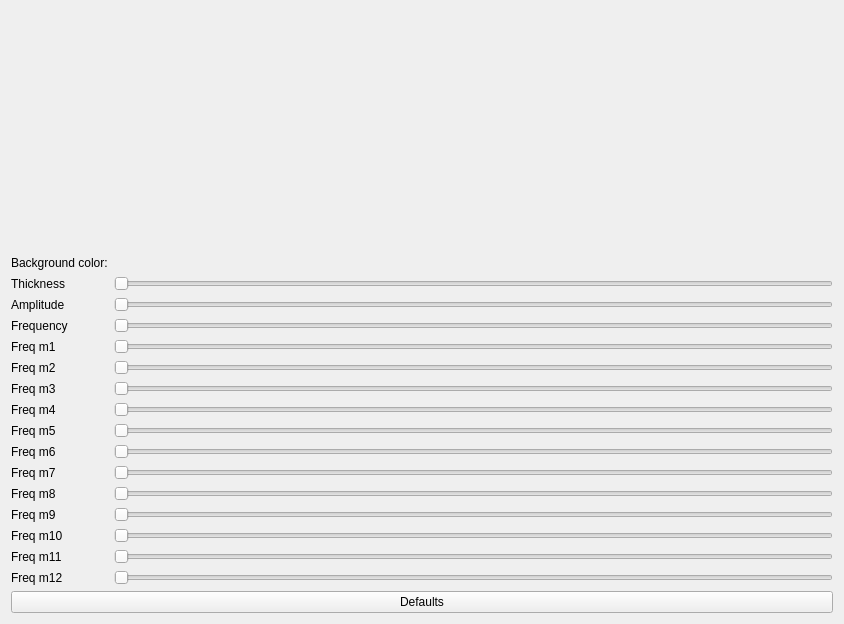
<?xml version="1.0" encoding="UTF-8"?>
<ui version="4.0">
 <class>FractalMotion</class>
 <widget class="QWidget" name="FractalMotion">
  <property name="geometry">
   <rect>
    <x>0</x>
    <y>0</y>
    <width>844</width>
    <height>624</height>
   </rect>
  </property>
  <property name="windowTitle">
   <string>Form</string>
  </property>
  <layout class="QGridLayout" name="gridLayout">
   <item row="5" column="0">
    <widget class="QLabel" name="label_freq_m1">
     <property name="text">
      <string>Freq m1</string>
     </property>
    </widget>
   </item>
   <item row="16" column="0">
    <widget class="QLabel" name="label_freq_m12">
     <property name="text">
      <string>Freq m12</string>
     </property>
    </widget>
   </item>
   <item row="9" column="1">
    <widget class="QSlider" name="freq_m5">
     <property name="minimum">
      <number>1</number>
     </property>
     <property name="maximum">
      <number>10000</number>
     </property>
     <property name="orientation">
      <enum>Qt::Horizontal</enum>
     </property>
    </widget>
   </item>
   <item row="16" column="1">
    <widget class="QSlider" name="freq_m12">
     <property name="minimum">
      <number>1</number>
     </property>
     <property name="maximum">
      <number>100</number>
     </property>
     <property name="orientation">
      <enum>Qt::Horizontal</enum>
     </property>
    </widget>
   </item>
   <item row="1" column="0">
    <widget class="QLabel" name="background_label">
     <property name="text">
      <string>Background color:</string>
     </property>
    </widget>
   </item>
   <item row="8" column="1">
    <widget class="QSlider" name="freq_m4">
     <property name="minimum">
      <number>1</number>
     </property>
     <property name="maximum">
      <number>1000</number>
     </property>
     <property name="orientation">
      <enum>Qt::Horizontal</enum>
     </property>
    </widget>
   </item>
   <item row="1" column="1">
    <widget class="ColorPicker" name="background" native="true"/>
   </item>
   <item row="3" column="0">
    <widget class="QLabel" name="label_amplitude">
     <property name="text">
      <string>Amplitude</string>
     </property>
    </widget>
   </item>
   <item row="6" column="0">
    <widget class="QLabel" name="label_freq_m2">
     <property name="text">
      <string>Freq m2</string>
     </property>
    </widget>
   </item>
   <item row="11" column="0">
    <widget class="QLabel" name="label_freq_m7">
     <property name="text">
      <string>Freq m7</string>
     </property>
    </widget>
   </item>
   <item row="14" column="0">
    <widget class="QLabel" name="label_freq_m10">
     <property name="text">
      <string>Freq m10</string>
     </property>
    </widget>
   </item>
   <item row="12" column="0">
    <widget class="QLabel" name="label_freq_m8">
     <property name="text">
      <string>Freq m8</string>
     </property>
    </widget>
   </item>
   <item row="13" column="0">
    <widget class="QLabel" name="label_freq_m9">
     <property name="text">
      <string>Freq m9</string>
     </property>
    </widget>
   </item>
   <item row="9" column="0">
    <widget class="QLabel" name="label_freq_m5">
     <property name="text">
      <string>Freq m5</string>
     </property>
    </widget>
   </item>
   <item row="12" column="1">
    <widget class="QSlider" name="freq_m8">
     <property name="minimum">
      <number>1</number>
     </property>
     <property name="maximum">
      <number>10000</number>
     </property>
     <property name="orientation">
      <enum>Qt::Horizontal</enum>
     </property>
    </widget>
   </item>
   <item row="10" column="1">
    <widget class="QSlider" name="freq_m6">
     <property name="minimum">
      <number>1</number>
     </property>
     <property name="maximum">
      <number>10000</number>
     </property>
     <property name="orientation">
      <enum>Qt::Horizontal</enum>
     </property>
    </widget>
   </item>
   <item row="11" column="1">
    <widget class="QSlider" name="freq_m7">
     <property name="minimum">
      <number>1</number>
     </property>
     <property name="maximum">
      <number>100</number>
     </property>
     <property name="orientation">
      <enum>Qt::Horizontal</enum>
     </property>
    </widget>
   </item>
   <item row="17" column="0" colspan="2">
    <widget class="QPushButton" name="defaults">
     <property name="text">
      <string>Defaults</string>
     </property>
    </widget>
   </item>
   <item row="0" column="0">
    <spacer name="verticalSpacer">
     <property name="orientation">
      <enum>Qt::Vertical</enum>
     </property>
     <property name="sizeHint" stdset="0">
      <size>
       <width>20</width>
       <height>40</height>
      </size>
     </property>
    </spacer>
   </item>
   <item row="7" column="1">
    <widget class="QSlider" name="freq_m3">
     <property name="minimum">
      <number>1</number>
     </property>
     <property name="maximum">
      <number>10000</number>
     </property>
     <property name="orientation">
      <enum>Qt::Horizontal</enum>
     </property>
    </widget>
   </item>
   <item row="15" column="1">
    <widget class="QSlider" name="freq_m11">
     <property name="minimum">
      <number>1</number>
     </property>
     <property name="maximum">
      <number>10000</number>
     </property>
     <property name="orientation">
      <enum>Qt::Horizontal</enum>
     </property>
    </widget>
   </item>
   <item row="4" column="1">
    <widget class="QSlider" name="frequency">
     <property name="minimum">
      <number>1</number>
     </property>
     <property name="maximum">
      <number>10000</number>
     </property>
     <property name="orientation">
      <enum>Qt::Horizontal</enum>
     </property>
    </widget>
   </item>
   <item row="8" column="0">
    <widget class="QLabel" name="label_freq_m4">
     <property name="text">
      <string>Freq m4</string>
     </property>
    </widget>
   </item>
   <item row="5" column="1">
    <widget class="QSlider" name="freq_m1">
     <property name="minimum">
      <number>1</number>
     </property>
     <property name="maximum">
      <number>10000</number>
     </property>
     <property name="orientation">
      <enum>Qt::Horizontal</enum>
     </property>
    </widget>
   </item>
   <item row="7" column="0">
    <widget class="QLabel" name="label_freq_m3">
     <property name="text">
      <string>Freq m3</string>
     </property>
    </widget>
   </item>
   <item row="10" column="0">
    <widget class="QLabel" name="label_freq_m6">
     <property name="text">
      <string>Freq m6</string>
     </property>
    </widget>
   </item>
   <item row="6" column="1">
    <widget class="QSlider" name="freq_m2">
     <property name="minimum">
      <number>1</number>
     </property>
     <property name="maximum">
      <number>10000</number>
     </property>
     <property name="orientation">
      <enum>Qt::Horizontal</enum>
     </property>
    </widget>
   </item>
   <item row="13" column="1">
    <widget class="QSlider" name="freq_m9">
     <property name="minimum">
      <number>1</number>
     </property>
     <property name="maximum">
      <number>10000</number>
     </property>
     <property name="orientation">
      <enum>Qt::Horizontal</enum>
     </property>
    </widget>
   </item>
   <item row="3" column="1">
    <widget class="QSlider" name="amplitude">
     <property name="minimum">
      <number>1</number>
     </property>
     <property name="maximum">
      <number>10000</number>
     </property>
     <property name="orientation">
      <enum>Qt::Horizontal</enum>
     </property>
    </widget>
   </item>
   <item row="4" column="0">
    <widget class="QLabel" name="label_frequency">
     <property name="text">
      <string>Frequency</string>
     </property>
    </widget>
   </item>
   <item row="15" column="0">
    <widget class="QLabel" name="label_freq_m11">
     <property name="text">
      <string>Freq m11</string>
     </property>
    </widget>
   </item>
   <item row="14" column="1">
    <widget class="QSlider" name="freq_m10">
     <property name="minimum">
      <number>1</number>
     </property>
     <property name="maximum">
      <number>10000</number>
     </property>
     <property name="orientation">
      <enum>Qt::Horizontal</enum>
     </property>
    </widget>
   </item>
   <item row="2" column="0">
    <widget class="QLabel" name="label_thickness">
     <property name="text">
      <string>Thickness</string>
     </property>
    </widget>
   </item>
   <item row="2" column="1">
    <widget class="QSlider" name="thickness">
     <property name="minimum">
      <number>2</number>
     </property>
     <property name="maximum">
      <number>20</number>
     </property>
     <property name="orientation">
      <enum>Qt::Horizontal</enum>
     </property>
    </widget>
   </item>
  </layout>
 </widget>
 <customwidgets>
  <customwidget>
   <class>ColorPicker</class>
   <extends>QWidget</extends>
   <header>ColorPicker.h</header>
   <container>1</container>
  </customwidget>
 </customwidgets>
 <resources/>
 <connections/>
</ui>
